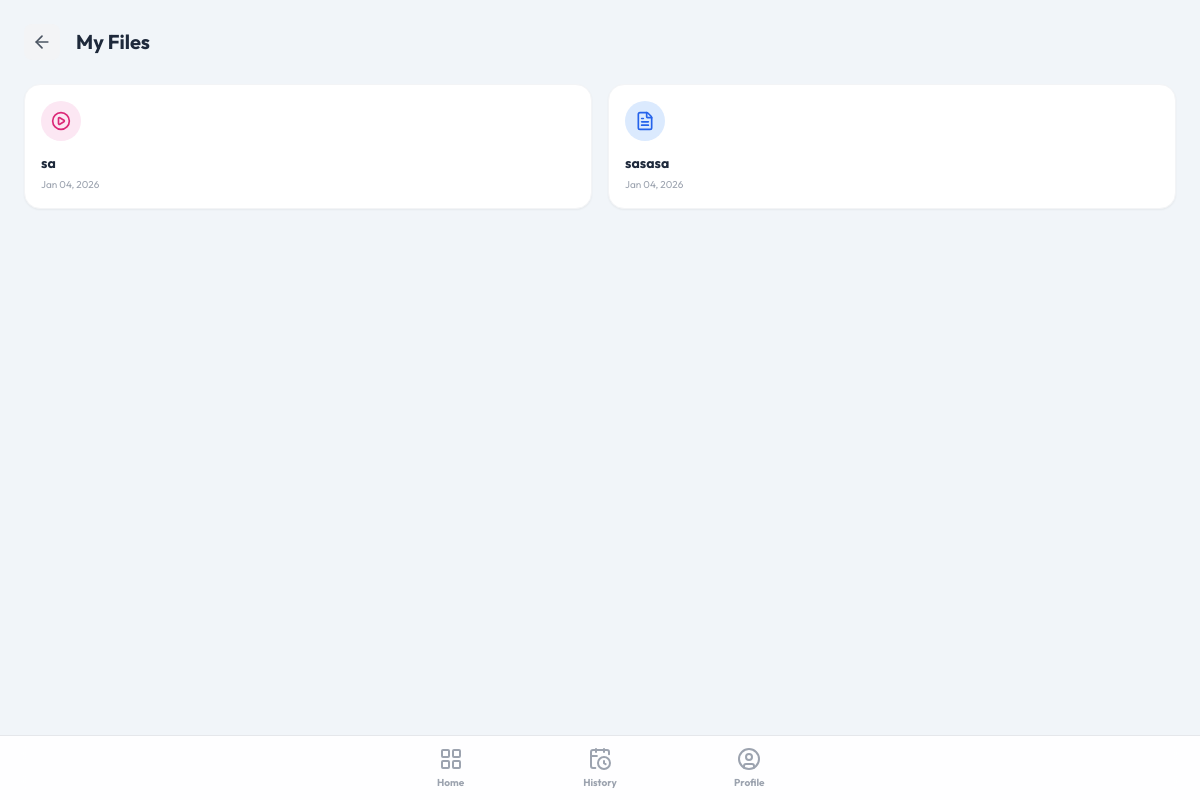
Before: /files/view/ (signed in) with the older database file.
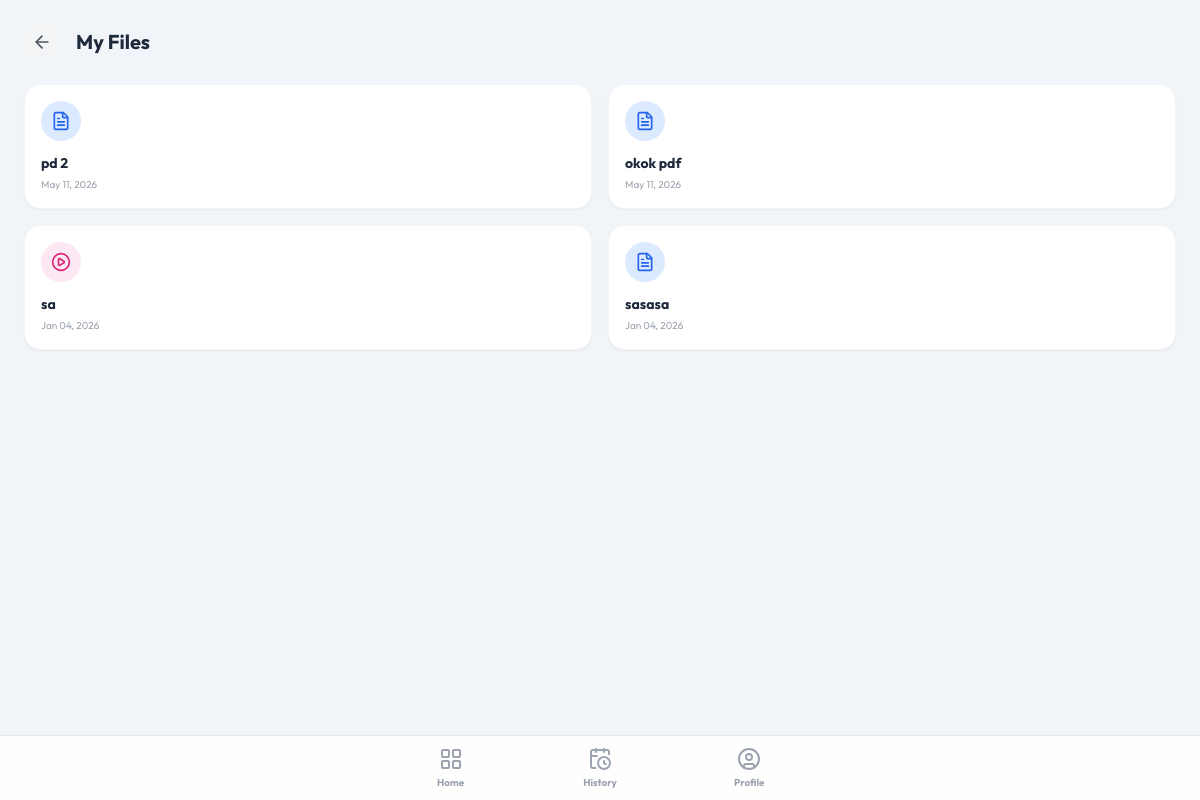
After: the same page with the newer database file.
### patient_files/models.py (models this page shows, shortened)
class PatientFile(models.Model):
    FILE_TYPES = [
        ('image', 'Image'),
        ('video', 'Video'),
        ('document', 'Document'),
    ]
    patient = models.ForeignKey(Patient, on_delete=models.CASCADE, related_name='files')
    appointment = models.ForeignKey(Appointment, on_delete=models.SET_NULL, null=True, blank=True, related_name='files')
    title = models.CharField(max_length=255) # Custom name
    file_url = models.URLField(max_length=500)
    public_id = models.CharField(max_length=255)
    file_type = models.CharField(max_length=20, choices=FILE_TYPES)
    temp_slot_id = models.IntegerField(null=True, blank=True, help_text="Used to link files during booking before appointment creation")
    uploaded_at = models.DateTimeField(auto_now_add=True)
    class Meta:
        ordering = ['-uploaded_at']

### patient_files/views.py (the view)
# urls.py: path('view/', views.list_files, name='my_files'),
@login_required
def list_files(request, patient_id=None):
    if patient_id and request.user.is_staff:
        target_patient = get_object_or_404(Patient, id=patient_id)
    else:
        target_patient = getattr(request.user, 'patient', None)
        if not target_patient:
            return redirect('appointments:home')
    files = PatientFile.objects.filter(patient=target_patient).order_by('-uploaded_at')
    context = {'files': files, 'target_patient': target_patient, 'is_admin': request.user.is_staff}
    return render(request, 'patient_files/file_list.html', context)

### templates/patient_files/file_list.html (shortened to what this page needs)
{% extends 'appointments/base_mobile.html' %}
{% block content %}
<div class="p-6">
    <div class="flex items-center gap-4 mb-6">
        <button onclick="history.back()" class="bg-gray-100 p-2 rounded-lg hover:bg-gray-200 transition-colors">
            <i data-lucide="arrow-left" class="w-5 h-5 text-gray-600"></i>
        </button>
        <h1 class="text-xl font-heading font-bold text-secondary">
            {% if is_admin %}Patient Files{% else %}My Files{% endif %}
        </h1>
    </div>
    {% if not files %}
    <div class="text-center py-12">
        <div class="w-16 h-16 bg-gray-100 rounded-full flex items-center justify-center mx-auto mb-4">
            <i data-lucide="folder-open" class="w-8 h-8 text-gray-400"></i>
        </div>
        <p class="text-gray-500 font-bold">No files uploaded yet.</p>
    </div>
    {% else %}
    <div class="grid grid-cols-2 gap-4">
        {% for file in files %}
        <div onclick="showFile('{{ file.title }}', '{{ file.file_url }}', '{{ file.file_type }}')" class="bg-white p-4 rounded-2xl border border-gray-100 shadow-sm hover:border-primary transition-all cursor-pointer">
            <div class="w-10 h-10 rounded-full flex items-center justify-center mb-3
                {% if file.file_type == 'image' %}bg-purple-100 text-purple-600{% elif file.file_type == 'video' %}bg-pink-100 text-pink-600{% else %}bg-blue-100 text-blue-600{% endif %}">
                <i data-lucide="{% if file.file_type == 'image' %}image{% elif file.file_type == 'video' %}play-circle{% else %}file-text{% endif %}" class="w-5 h-5"></i>
            </div>
            <h3 class="font-bold text-sm text-secondary truncate">{{ file.title }}</h3>
            <p class="text-[10px] text-gray-400 mt-1">{{ file.uploaded_at|date:"M d, Y" }}</p>
        </div>
        {% endfor %}
    </div>
    {% endif %}
</div>
{% endblock %}

Changed rows visible on the page:
added PatientFile: title "pd 2", uploaded_at "May 11, 2026"
added PatientFile: title "okok pdf", uploaded_at "May 11, 2026"
